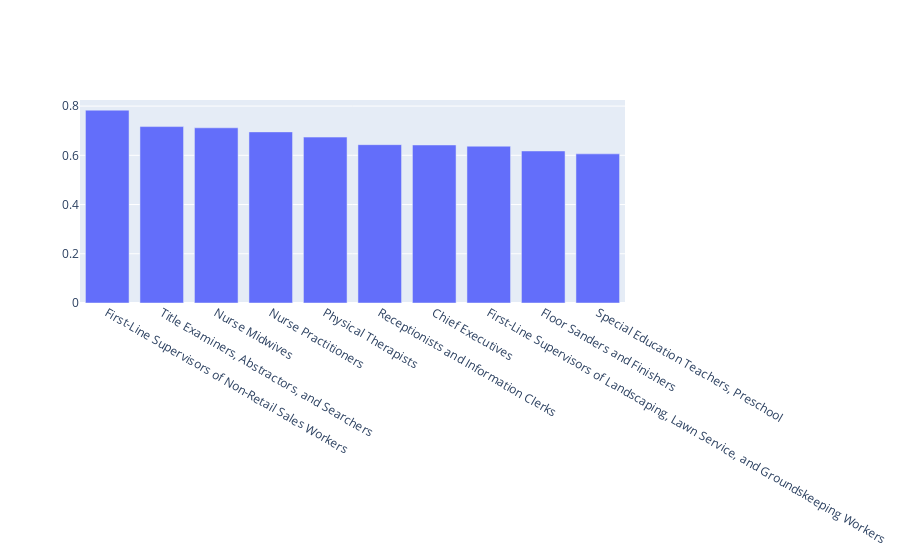

The notebook cell saved with this chart:
### Code cell
distribution(occ_skills)

### Figure 1 — Plotly figure (JSON) as saved in the notebook; plotly's stock layout.template omitted (floating-point values rounded to 4 significant figures)
{"data": [{"textposition": "auto", "type": "bar", "x": ["First-Line Supervisors of Non-Retail Sales Workers", "Title Examiners, Abstractors, and Searchers", "Nurse Midwives", "Nurse Practitioners", "Physical Therapists", "Receptionists and Information Clerks", "Chief Executives", "First-Line Supervisors of Landscaping, Lawn Service, and Groundskeeping Workers", "Floor Sanders and Finishers", "Special Education Teachers, Preschool", "Payroll and Timekeeping Clerks", "First-Line Supervisors of Housekeeping and Janitorial Workers", "Bill and Account Collectors", "Mathematicians", "Drywall and Ceiling Tile Installers", "Statisticians", "Correspondence Clerks", "First-Line Supervisors of Retail Sales Workers", "Order Clerks", "Special Education Teachers, Secondary School", "Biological Technicians", "Mobile Heavy Equipment Mechanics, Except Engines", "Preschool Teachers, Except Special Education", "Rail Car Repairers", "Phlebotomists", "Farm Equipment Mechanics and Service Technicians", "Dining Room and Cafeteria Attendants and Bartender Helpers", "Bookkeeping, Accounting, and Auditing Clerks", "Hosts and Hostesses, Restaurant, Lounge, and Coffee Shop", "Middle School Teachers, Except Special and Career/Technical Education"], "y": [0.7835, 0.7167, 0.7118, 0.6952, 0.674, 0.6432, 0.642, 0.637, 0.6176, 0.6059]}], "layout": {"barmode": "stack", "xaxis": {"categoryorder": "total descending"}}}
